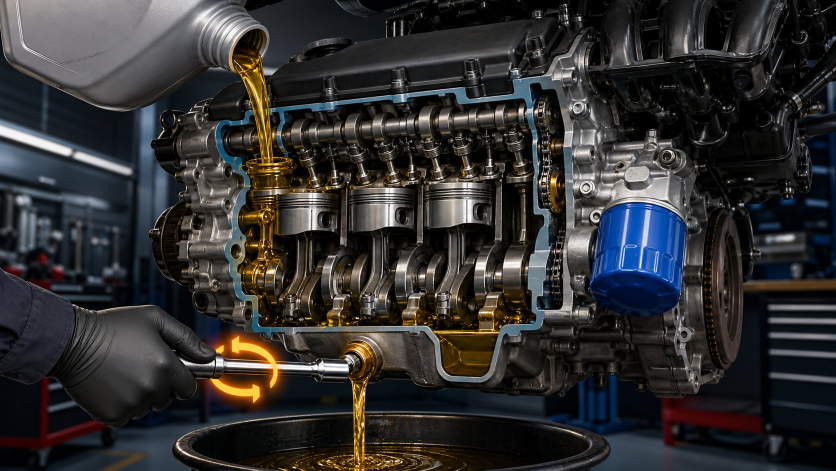
#> input picture docs/media/posters/oil-hero.jpg, 1672 x 941 px (shown at 1/2 size)
$ python -i render_videos.py   (imports and definitions only)
#> lines starting #> are read from the running program, lines starting #| are printed output that depends on the picture
#!/usr/bin/env python3
"""
Renders 4 vibrant, full-color, action-animated 1280x720 H.264 MP4 repair videos:
- Studio full-color 3D cutaway scene per stage + color-enhanced original manual photo inset
- Real 24fps procedural mechanical animations for EVERY single step (42 steps):
  * Oscillating wrenches & spinning hex fasteners with glowing CW/CCW orbital rings
  * Live Torque Wrench sweep + circular Nm gauge (0 -> target Nm + green CLICK confirmation)
  * Flowing golden oil streams, droplets & rising MIN->MAX sump/filter level gauges
  * Animated brake piston compression, spring clip prying & pad extraction vectors
  * Rotating DOHC cam/crank sprockets, moving toothed timing belt & emerald TDC alignment bar
  * Compressed-air particle jet, brush cleaning & 1.3 mm feeler gauge laser measurement
- Synchronized studio Russian voiceover audio tracks (voice-00)
"""
import json
import math
import os
import shutil
import subprocess
import tempfile
import numpy as np
from PIL import Image, ImageDraw, ImageEnhance, ImageFilter, ImageFont
import imageio_ffmpeg

# [1 line that did not run here, left out]
FONT_REG = "/usr/share/fonts/truetype/dejavu/DejaVuSans.ttf"
FONT_BOLD = "/usr/share/fonts/truetype/dejavu/DejaVuSans-Bold.ttf"
FONT_MONO = "/usr/share/fonts/truetype/dejavu/DejaVuSansMono-Bold.ttf"

OUT_DIR = "docs/media/videos"
# [1 line not run here, left out]


def font(path, size):
    return ImageFont.truetype(path, size)


F_BADGE = font(FONT_BOLD, 13)
F_HEADER = font(FONT_BOLD, 21)
F_SUB = font(FONT_REG, 13)
F_STEP_NUM = font(FONT_MONO, 15)
F_CH_TITLE = font(FONT_BOLD, 15)
F_CAPTION = font(FONT_BOLD, 19)
F_LABEL = font(FONT_BOLD, 11)
F_VAL = font(FONT_REG, 14)
F_VAL_BOLD = font(FONT_BOLD, 14)
F_WARN = font(FONT_BOLD, 13)
F_ANIM_TITLE = font(FONT_BOLD, 13)
F_ANIM_BIG = font(FONT_MONO, 20)
F_ANIM_SM = font(FONT_BOLD, 12)

STAGE_POSTER_MAP = {
    "oil-ch-1": "docs/media/posters/oil-hero.jpg",
    "oil-ch-2": "docs/media/posters/oil-filter-stage.jpg",
    "oil-ch-3": "docs/media/posters/oil-hero.jpg",
    "oil-ch-4": "docs/media/posters/oil-dipstick-stage.jpg",
    "brakes-ch-1": "docs/media/posters/brakes-clip-stage.jpg",
    "brakes-ch-2": "docs/media/posters/brakes-hero.jpg",
    "brakes-ch-3": "docs/media/posters/brakes-torque-stage.jpg",
    "belt-ch-1": "docs/media/posters/belt-crank-stage.jpg",
    "belt-ch-2": "docs/media/posters/belt-hero.jpg",
    "plugs-ch-1": "docs/media/posters/spark-hero.jpg",
}

HERO_POSTER_BY_SLUG = {
    "oil-change": "/media/posters/oil-hero.jpg",
    "brake-pads": "/media/posters/brakes-hero.jpg",
    "timing-belt": "/media/posters/belt-hero.jpg",
    "spark-plugs": "/media/posters/spark-hero.jpg",
}


# [38 lines left out: function classify_action, not called in this run]


def enhance_and_colorize_book_photo(img_path: str) -> Image.Image:
    """De-blocks compressed book JPEG, removes corner watermark, boosts color & contrast."""
#> called with img_path = '../docs/media/posters/oil-hero.jpg'
    im = Image.open(img_path).convert("RGB")
#> im is the input picture: PIL image 1672x941 RGB; mean R, G, B 49.2, 48.5, 48.5
    w, h = im.size
#> w = 1672; h = 941
    arr = np.array(im, dtype=np.float32)

    # Clean bottom-right yellow watermark stamp if present
    wm_y0, wm_x0 = int(h * 0.81), int(w * 0.86)
#> wm_y0 = 762; wm_x0 = 1437
    patch_src = arr[max(0, wm_y0 - (h - wm_y0)):wm_y0, wm_x0:w]
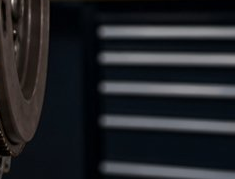
#> patch_src: shape (179, 235, 3) float32; mean R, G, B 33.8, 35.5, 39.4
    if patch_src.shape[0] > 4 and patch_src.shape[1] > 4:
        resized_patch = np.array(
            Image.fromarray(patch_src.astype(np.uint8)).resize((w - wm_x0, h - wm_y0), Image.Resampling.BILINEAR),
            dtype=np.float32,
        )
        arr[wm_y0:h, wm_x0:w] = resized_patch

    # Check saturation; if washed out / near-grayscale, apply rich dual-tone workshop colorization
    r, g, b = arr[:, :, 0], arr[:, :, 1], arr[:, :, 2]
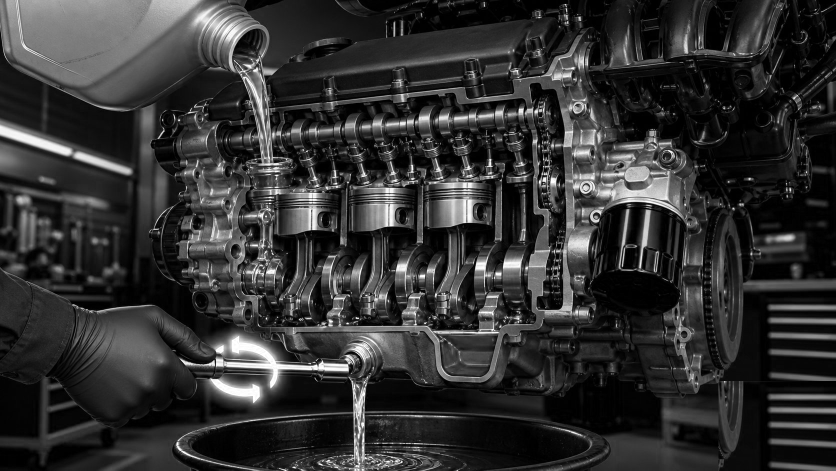
#> r: shape (941, 1672) float32 (shown at 1/2 size); min 0, max 255, mean 49.7
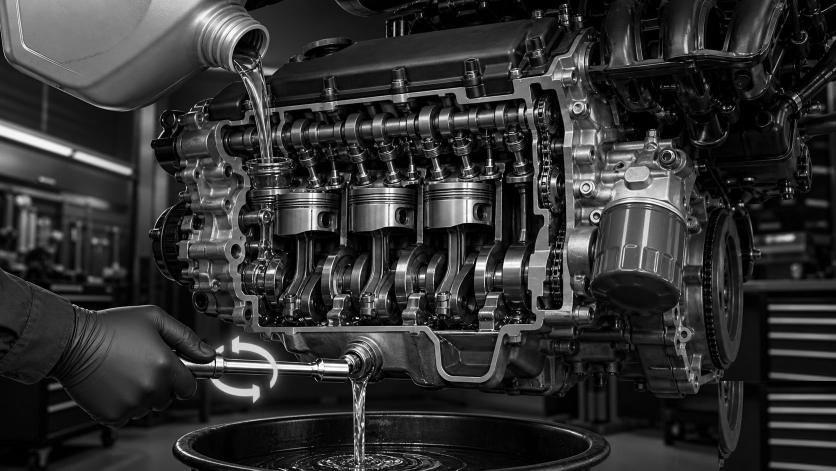
#> g: shape (941, 1672) float32 (shown at 1/2 size); min 0, max 255, mean 49.1
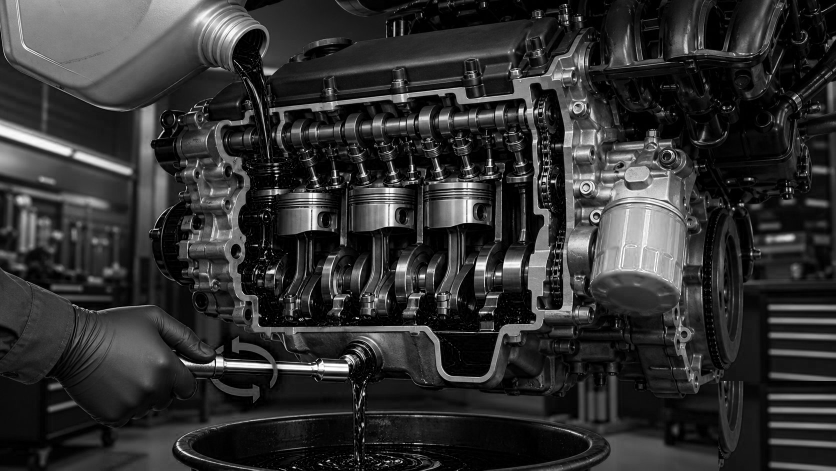
#> b: shape (941, 1672) float32 (shown at 1/2 size); min 0, max 255, mean 49
    sat = (np.maximum(np.maximum(r, g), b) - np.minimum(np.minimum(r, g), b)).mean()
#> sat = 16.07
    lum = 0.299 * r + 0.587 * g + 0.114 * b

    # Normalize contrast (percentile stretch)
    p_lo, p_hi = np.percentile(lum, 3), np.percentile(lum, 97)
#> p_lo = 0.456; p_hi = 177.9
    span = max(20.0, p_hi - p_lo)
#> span = 177.5
    lum_norm = np.clip((lum - p_lo) / span, 0.0, 1.0)

    if sat < 26.0:
        # Colorize dull greyscale metal: cool steel-blue shadows + warm brass/amber highlights
        cy = np.linspace(-1, 1, h)[:, None]
#> cy = 941 values from -1 to 1
        cx = np.linspace(-1, 1, w)[None, :]
        focus = np.exp(-(cx * cx + cy * cy) * 1.6)
        new_r = lum_norm * (215 + 38 * focus) + (1 - lum_norm) * 18
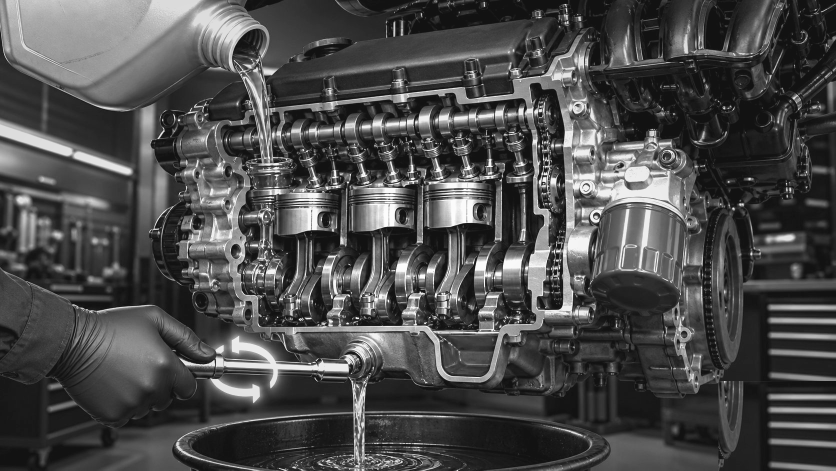
#> new_r: shape (941, 1672) float64 (shown at 1/2 size); min 18, max 253, mean 75.8
        new_g = lum_norm * (222 + 16 * focus) + (1 - lum_norm) * 28
        new_b = lum_norm * (235 - 32 * focus) + (1 - lum_norm) * 48
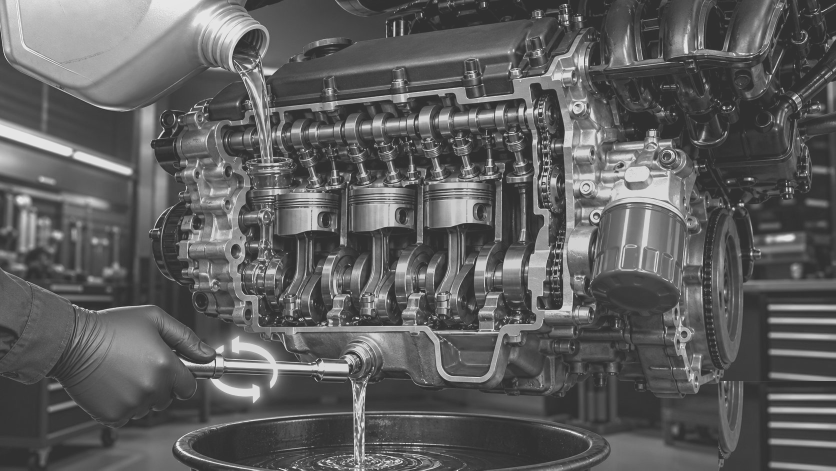
#> new_b: shape (941, 1672) float64 (shown at 1/2 size); min 48, max 233.5, mean 94.4
        arr = (0.42 * arr + 0.58 * np.stack([new_r, new_g, new_b], axis=-1))
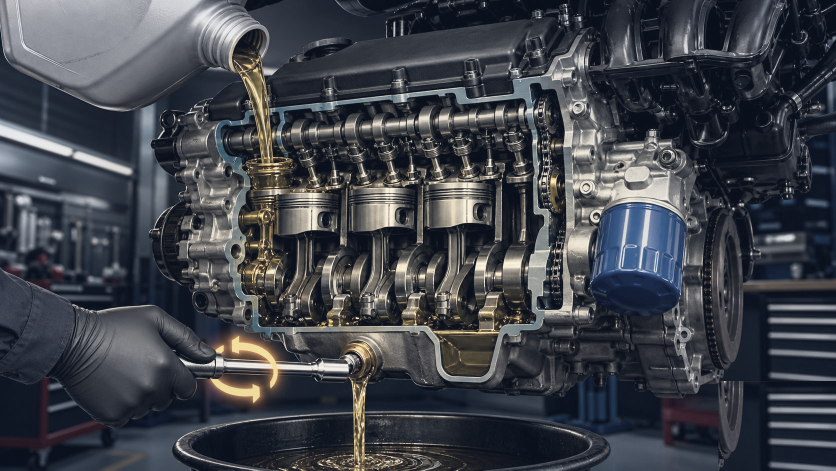
#> arr: shape (941, 1672, 3) float64 (shown at 1/2 size); mean R, G, B 64.8, 68.3, 75.4
    else:
        # Boost natural color vibrancy
        mean_c = lum[:, :, None]
        arr = mean_c + (arr - mean_c) * 1.48
        arr = (arr - p_lo) * (255.0 / span)

    out = Image.fromarray(np.clip(arr, 0, 255).astype(np.uint8))
    # Smooth JPEG macroblocks then restore crisp edges
    out = out.filter(ImageFilter.GaussianBlur(radius=0.75))
    out = out.filter(ImageFilter.UnsharpMask(radius=1.6, percent=145, threshold=3))
    out = ImageEnhance.Color(out).enhance(1.25)
    return out


# [469 lines left out: functions wrap_text, draw_hud_background, draw_hex_bolt, draw_wrench, draw_curved_arrow, draw_animated_action_overlay and 3 more, not called in this run]


# [2 lines not run here, left out]

>>> result = enhance_and_colorize_book_photo('../docs/media/posters/oil-hero.jpg')

$ run again, on docs/media/posters/clutch-hero.jpg
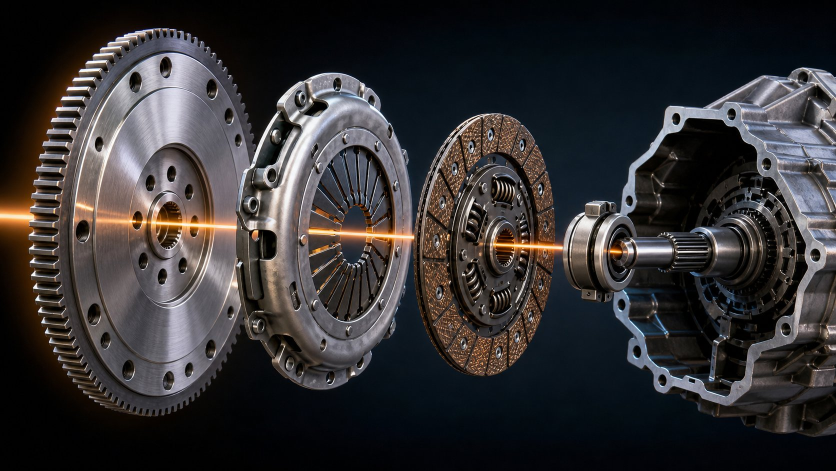
#> input picture docs/media/posters/clutch-hero.jpg, 1672 x 941 px (shown at 1/2 size)
#> in enhance_and_colorize_book_photo, im is the input picture: PIL image 1672x941 RGB; mean R, G, B 51.7, 49.4, 50.7
#> in enhance_and_colorize_book_photo, `r, g, b = arr[:, :, 0], arr[:, :, 1], arr[:, :, 2]`:
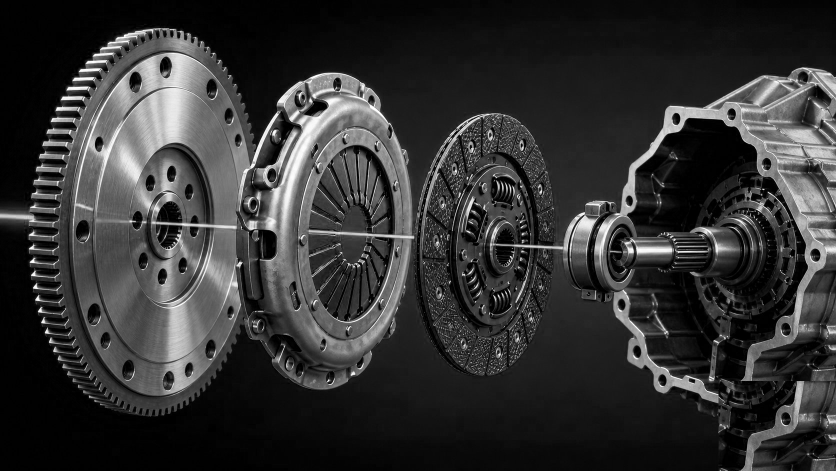
#> b: shape (941, 1672) float32 (shown at 1/2 size); min 0, max 255, mean 51.2
#> sat = 14.5
#> p_lo = 0.929; p_hi = 193
#> span = 192.1
#> in enhance_and_colorize_book_photo, `arr = (0.42 * arr + 0.58 * np.stack([new_r, new_g, new_b], axis=-1))`:
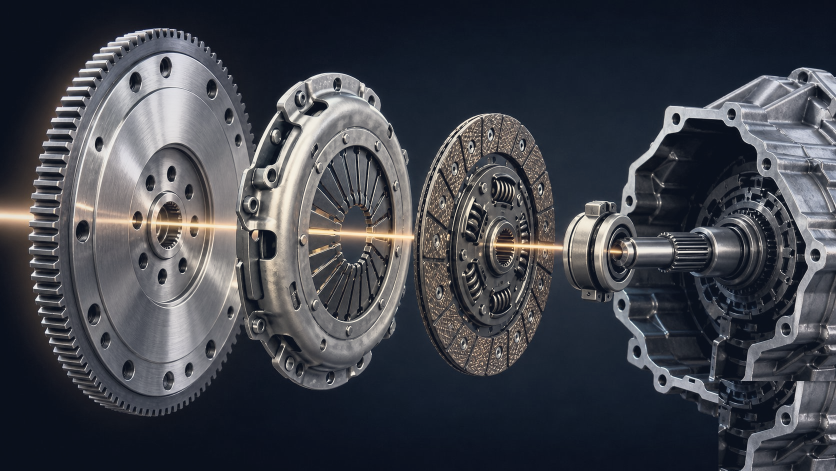
#> arr: shape (941, 1672, 3) float64 (shown at 1/2 size); mean R, G, B 64.5, 67.2, 74.7

$ run again, on docs/media/posters/cooling-hero.jpg
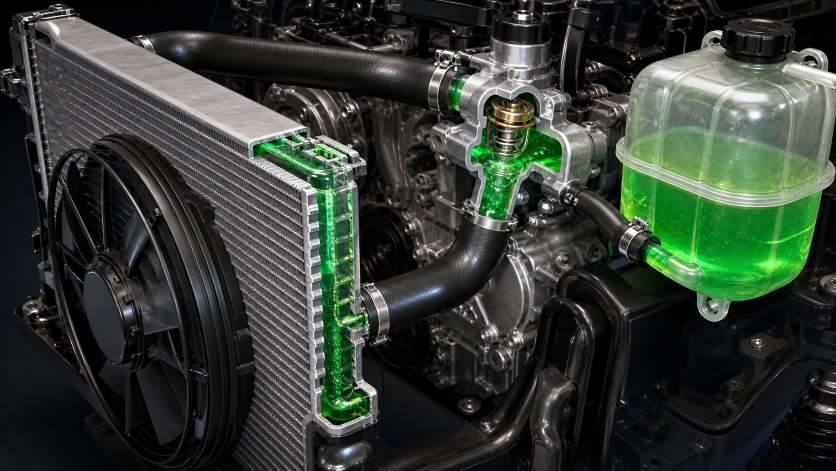
#> input picture docs/media/posters/cooling-hero.jpg, 1672 x 941 px (shown at 1/2 size)
#> in enhance_and_colorize_book_photo, im is the input picture: PIL image 1672x941 RGB; mean R, G, B 52, 60.3, 52
#> sat = 13.56
#> in enhance_and_colorize_book_photo, `lum = 0.299 * r + 0.587 * g + 0.114 * b`:
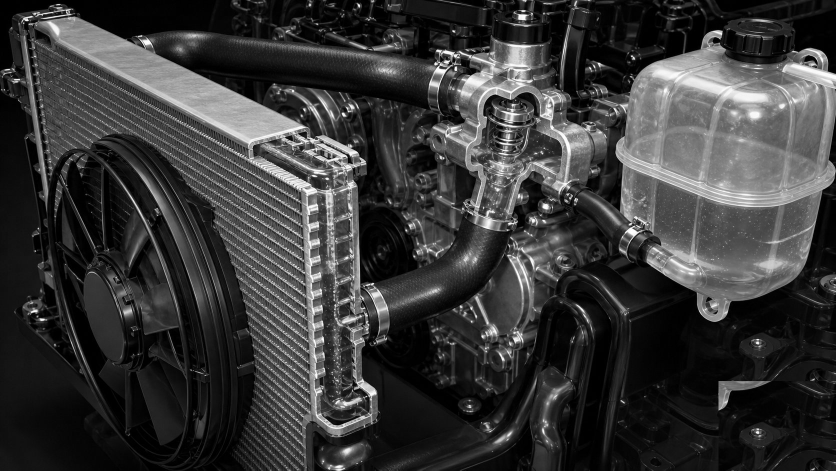
#> lum: shape (941, 1672) float32 (shown at 1/2 size); min 0, max 255, mean 57
#> p_lo = 0.228; p_hi = 192.2
#> span = 192
#> in enhance_and_colorize_book_photo, `arr = (0.42 * arr + 0.58 * np.stack([new_r, new_g, new_b], axis=-1))`:
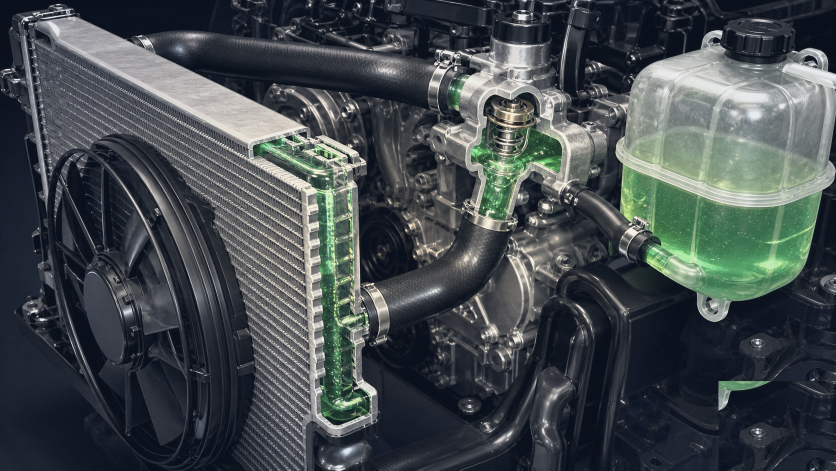
#> arr: shape (941, 1672, 3) float64 (shown at 1/2 size); mean R, G, B 68.7, 75.7, 78.8

$ run again, on docs/media/posters/electric-hero.jpg
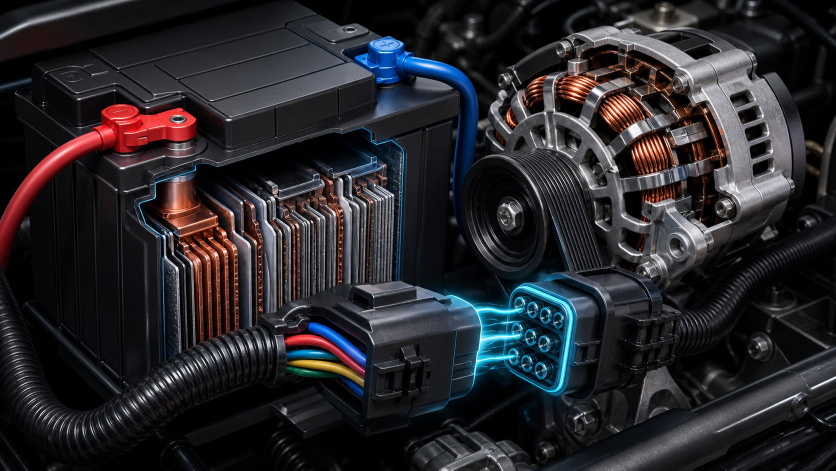
#> input picture docs/media/posters/electric-hero.jpg, 1672 x 941 px (shown at 1/2 size)
#> in enhance_and_colorize_book_photo, im is the input picture: PIL image 1672x941 RGB; mean R, G, B 40.4, 39.1, 43.2
#> sat = 14.18
#> p_lo = 0; p_hi = 161.3
#> in enhance_and_colorize_book_photo, `arr = (0.42 * arr + 0.58 * np.stack([new_r, new_g, new_b], axis=-1))`:
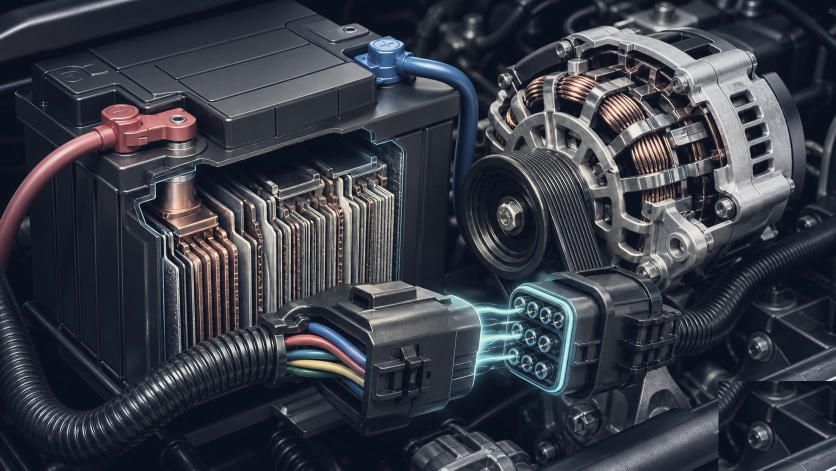
#> arr: shape (941, 1672, 3) float64 (shown at 1/2 size); mean R, G, B 57.3, 60.6, 69.8
